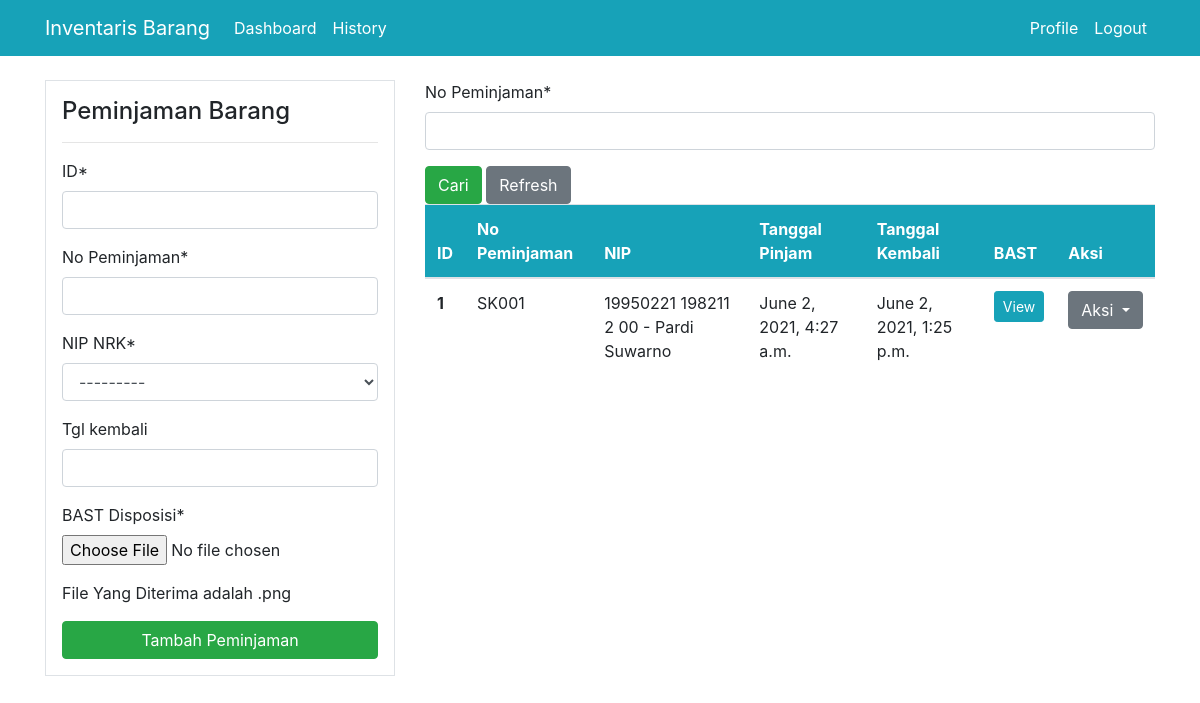
The page /peminjaman/ (signed in) on the database as committed earlier.
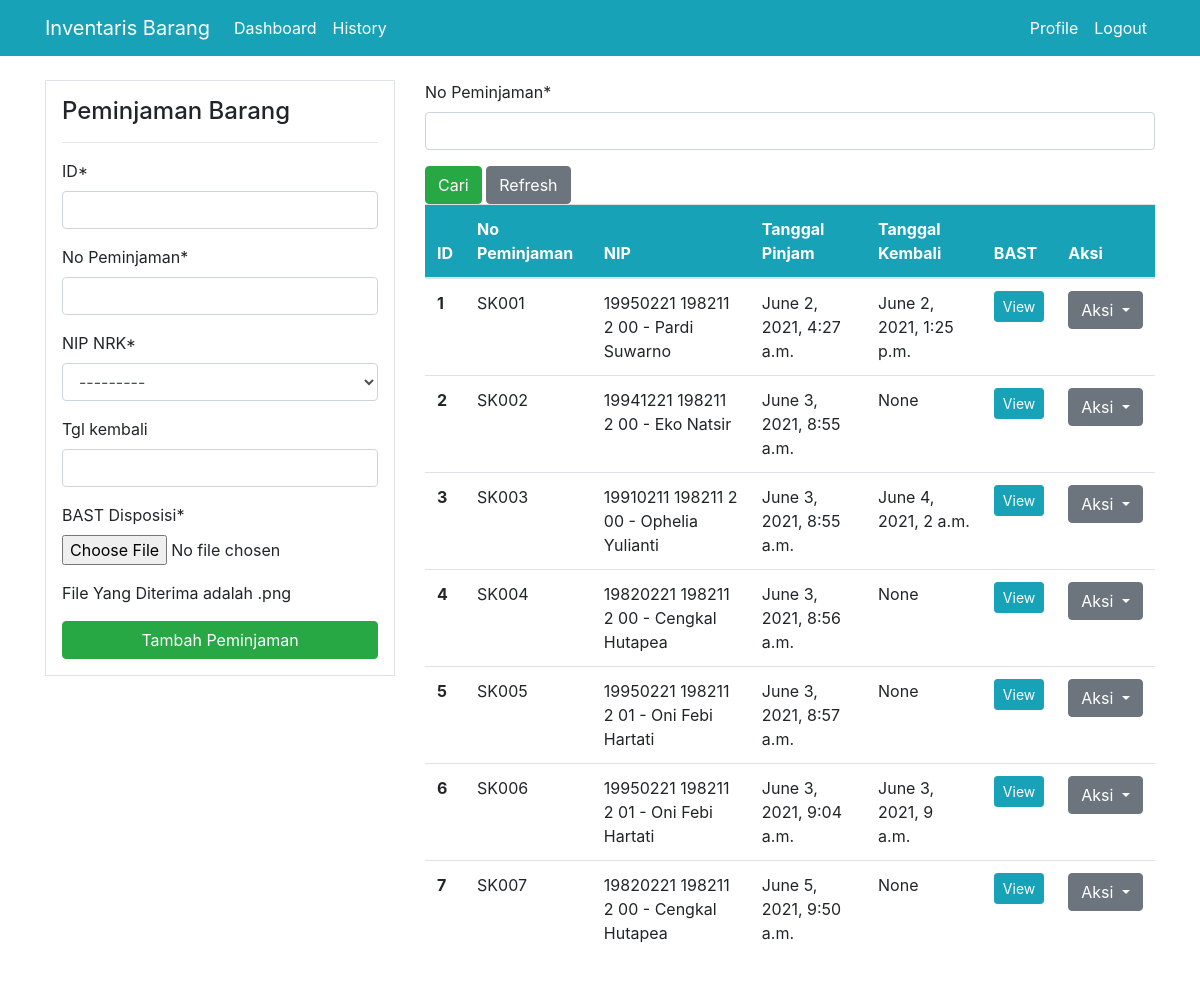
The same page on the database as committed later.
### dashboard/models.py (models this page shows, shortened)
class Peminjaman (models.Model):
    ID = models.PositiveIntegerField()
    No_Peminjaman = models.CharField(max_length=10, primary_key=True)
    NIP_NRK = models.ForeignKey(Pegawai, on_delete=models.CASCADE)
    tgl_pinjam = models.DateTimeField(auto_now_add=True)
    tgl_kembali = models.DateTimeField(null=True, blank=True)
    BAST = models.FileField(("BAST Disposisi"), upload_to=None, max_length=100)

class Pegawai(models.Model):
    NIP_NRK = models.CharField(max_length=20, primary_key=True)
    Nama_Pegawai = models.CharField(max_length=30)
    Alamat = models.CharField(max_length=100)
    Telp = models.CharField(max_length=13)
    def __str__(self):
        return f'{self.NIP_NRK} - {self.Nama_Pegawai}'

### dashboard/views.py (the view)
# urls.py: path('peminjaman/', views.peminjaman, name='dashboard-peminjaman'),
@login_required
def peminjaman(request):
    items = Peminjaman.objects.all()
    if request.method == 'POST':
        form = PeminjamanForm(request.POST, request.FILES)
        if form.is_valid():
            form.save()
            return redirect('dashboard-peminjaman')
    else:
        form = PeminjamanForm()
    if request.method == 'GET':
        items = Peminjaman.objects.all()
        cari = CariPeminjamanForm(request.GET or None)
        myFilter = CariPeminjaman(request.GET, queryset=items)
        items = myFilter.qs
    context = {
        'items' : items,
        'form' : form,
        'cari' : cari,
    }
    return render(request, 'dashboard/peminjaman.html', context)

### dashboard/forms.py
class PeminjamanForm(forms.ModelForm):
    class Meta:
        model = Peminjaman
        fields = ['ID', 'No_Peminjaman', 'NIP_NRK', 'tgl_kembali', 'BAST' ]
        widgets = {'tgl_kembali' : DateTimeWidget(attrs={'id':"yourdatetimeid"}, usel10n = True, bootstrap_version=4)}

class CariPeminjamanForm(forms.ModelForm):
    class Meta:
        model = Peminjaman
        fields = ['No_Peminjaman']

### templates/dashboard/peminjaman.html (shortened to what this page needs)
{% extends 'partials/base.html' %}
{% load crispy_forms_tags %}
{% block content%}
<link href="{{ STATIC_URL }}css/bootstrap.css" rel="stylesheet" type="text/css"/>
    <div class="container">
        <div class="row my-4">
            <div class="col-md-4">
                <div class="border bg-white p-3">
                    <h4>Peminjaman Barang</h4>
                    <hr>
                    <form method="POST" enctype="multipart/form-data" autocomplete="off">
                        {{ form|crispy }}
                        <p> File Yang Diterima adalah .png </p>
                        <input class="btn btn-success btn-block" type="submit" value="Tambah Peminjaman">
                    </form>
                </div>
            </div>
            <div class="col-md-8">
                <form method="GET" enctype="multipart/form-data" autocomplete="off">
                        {{ cari|crispy }}
                        <input class="btn btn-success" type="submit" value="Cari">
                        <a class="btn btn-secondary" href="{% url 'dashboard-peminjaman' %}">Refresh</a>
                </form>
                <table class="table bg-white">
                    <thead class="bg-info">
                        <tr class="text-white">
                            <th scope="col">ID</th>
                            <th scope="col">No Peminjaman</th>
                            <th scope="col">NIP</th>
                            <th scope="col">Tanggal Pinjam</th>
                            <th scope="col">Tanggal Kembali</th>
                            <th scope="col">BAST</th>
                            <th scope="col">Aksi</th>
                        </tr>
                    </thead>
                    <tbody>
                    {% for item in items %}
                        <tr>
                            <th scope="row">{{ item.ID }}</th>
                            <td>{{ item.No_Peminjaman}}</td>
                            <td>{{ item.NIP_NRK }}</td>
                            <td>{{ item.tgl_pinjam }}</td>
                            <td>{{ item.tgl_kembali }}</td>
                            <td><a class="btn btn-info btn-sm" href="{% url 'dashboard-bast-peminjaman' item.No_Peminjaman %}">View</a></td>
                            <td>
                            <div class="btn-group" role="group">
                                <button id="btnGroupDrop1" type="button" class="btn btn-secondary dropdown-toggle" data-toggle="dropdown" aria-haspopup="true" aria-expanded="false">
                                    Aksi
                                 </button>
                            </div>
                            </td>
                        </tr>
                         {% endfor %}
                    </tbody>
                </table>
            </div>
        </div>
    </div>
{% endblock %}

Rows that differ between the two databases and show on the page:
added Peminjaman: ID "2", No_Peminjaman "SK002", NIP_NRK "19941221 198211 2 00 - Eko Natsir", tgl_pinjam "June 3, 2021, 8:55 a.m.", tgl_kembali "None"
added Peminjaman: ID "3", No_Peminjaman "SK003", NIP_NRK "19910211 198211 2 00 - Ophelia Yulianti", tgl_pinjam "June 3, 2021, 8:55 a.m.", tgl_kembali "June 4, 2021, 2 a.m."
added Peminjaman: ID "4", No_Peminjaman "SK004", NIP_NRK "19820221 198211 2 00 - Cengkal Hutapea", tgl_pinjam "June 3, 2021, 8:56 a.m.", tgl_kembali "None"
added Peminjaman: ID "5", No_Peminjaman "SK005", NIP_NRK "19950221 198211 2 01 - Oni Febi Hartati", tgl_pinjam "June 3, 2021, 8:57 a.m.", tgl_kembali "None"
added Peminjaman: ID "6", No_Peminjaman "SK006", NIP_NRK "19950221 198211 2 01 - Oni Febi Hartati", tgl_pinjam "June 3, 2021, 9:04 a.m.", tgl_kembali "June 3, 2021, 9 a.m."
added Peminjaman: ID "7", No_Peminjaman "SK007", NIP_NRK "19820221 198211 2 00 - Cengkal Hutapea", tgl_pinjam "June 5, 2021, 9:50 a.m.", tgl_kembali "None"
